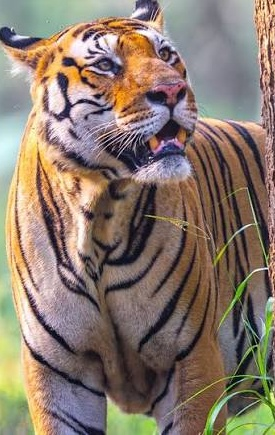
#> input picture Netravan_AI/data/reference_catalogue/Chhota_Matka_T3/Swastik_001_flank_crop.jpg, 275 x 435 px
$ python -i flank_extractor.py   (imports and definitions only)
#> lines starting #> are read from the running program, lines starting #| are printed output that depends on the picture
import os
import cv2
import numpy as np
from PIL import Image
from typing import Optional, Tuple, List, Union


def resolve_and_validate_bbox(
    bbox_xyxy: Optional[Union[List, Tuple]],
    img_width: int,
    img_height: int,
    min_dimension: int = 40,
) -> Optional[Tuple[int, int, int, int]]:
    """
    Validates and resolves bounding box coordinates into absolute pixel coordinates (x1, y1, x2, y2).

    Distinguishes:
    1. Genuinely absent boxes (None, empty container, or all-empty fields): returns None (full-image fallback).
    2. Normalized coordinates (all values in [0.0, 1.0]): scales x by img_width and y by img_height.
    3. Pixel coordinates (any value > 1.0): validates bounds and clips to image boundaries.

    Rejects (raises ValueError):
    - Malformed coordinate counts (not 4 elements).
    - Non-numeric or non-finite values (NaN, Inf).
    - Negative coordinates (< 0).
    - Reversed or zero-area boxes (x2 <= x1 or y2 <= y1).
    - Out-of-bounds origins (x1 >= img_width or y1 >= img_height).
    - Degenerate crops yielding dimensions below min_dimension (40x40 pixels).
    """
    # 1. Genuinely absent bounding box (e.g., pre-cropped ATRW images)
    if bbox_xyxy is None:
        return None
    if isinstance(bbox_xyxy, (list, tuple, str)) and len(bbox_xyxy) == 0:
        return None
    if isinstance(bbox_xyxy, (list, tuple)) and all(v is None or v == "" for v in bbox_xyxy):
        return None

    # 2. Length check
    if not isinstance(bbox_xyxy, (list, tuple)) or len(bbox_xyxy) != 4:
        raise ValueError(f"Bounding box must contain exactly 4 coordinates, got: {bbox_xyxy}")

    # 3. Numeric and finiteness check
    try:
        coords = [float(v) for v in bbox_xyxy]
    except (TypeError, ValueError) as e:
        raise ValueError(f"Bounding box coordinates must be numeric, got: {bbox_xyxy}") from e

    for idx, v in enumerate(coords):
        if np.isnan(v) or np.isinf(v):
            raise ValueError(f"Bounding box coordinate at index {idx} is non-finite ({v}): {bbox_xyxy}")

    x1_raw, y1_raw, x2_raw, y2_raw = coords

    # 4. Non-negativity check
    if any(v < 0 for v in coords):
        raise ValueError(f"Bounding box coordinates must be non-negative, got: {bbox_xyxy}")

    # 5. Ordering and non-zero area check
    if x2_raw <= x1_raw:
        raise ValueError(f"Invalid horizontal ordering (x2 <= x1): x1={x1_raw}, x2={x2_raw}")
    if y2_raw <= y1_raw:
        raise ValueError(f"Invalid vertical ordering (y2 <= y1): y1={y1_raw}, y2={y2_raw}")

    # 6. Coordinate space determination
    max_val = max(coords)
    if max_val <= 1.0:
        # Normalized coordinates [0.0, 1.0]
        x1 = int(round(x1_raw * img_width))
        y1 = int(round(y1_raw * img_height))
        x2 = int(round(x2_raw * img_width))
        y2 = int(round(y2_raw * img_height))
    else:
        # Absolute pixel coordinates
        if x1_raw >= img_width or y1_raw >= img_height:
            raise ValueError(
                f"Bounding box origin ({x1_raw}, {y1_raw}) is outside image dimensions ({img_width}x{img_height})"
            )
        x1 = int(round(x1_raw))
        y1 = int(round(y1_raw))
        x2 = int(round(x2_raw))
        y2 = int(round(y2_raw))

    # 7. Boundary clipping
    x1 = max(0, min(img_width, x1))
    y1 = max(0, min(img_height, y1))
    x2 = max(0, min(img_width, x2))
    y2 = max(0, min(img_height, y2))

    # 8. Minimum dimension check
    box_w = x2 - x1
    box_h = y2 - y1
    if box_w < min_dimension or box_h < min_dimension:
        raise ValueError(
            f"Resolved crop dimensions ({box_w}x{box_h}) are below minimum viable dimension ({min_dimension}x{min_dimension})"
        )

    return x1, y1, x2, y2


class FlankExtractor:
    def __init__(self, target_size=(384, 384)):
        self.target_size = target_size
        self.clahe = cv2.createCLAHE(clipLimit=3.0, tileGridSize=(8, 8))

    def extract_flank_crop(self, image_path, bbox_xyxy=None, output_dir=None, save_enhanced=True):
        """
        Extracts the animal body/flank crop, applies CLAHE contrast enhancement for stripe visibility,
        and saves the normalized crop.
        """
#> called with save_enhanced = True
        img = cv2.imread(image_path)
#> img is the input picture: shape (435, 275, 3); mean B, G, R 109.3, 121.8, 137.6
        if img is None:
            raise ValueError(f"Could not load image: {image_path}")

        h, w = img.shape[:2]
#> h = 435; w = 275

        resolved_box = resolve_and_validate_bbox(bbox_xyxy, img_width=w, img_height=h)
        if resolved_box is not None:
            x1, y1, x2, y2 = resolved_box
            crop = img[y1:y2, x1:x2]
        else:
            crop = img

        # Enhance stripe contrast using CLAHE on Luminance channel
        if save_enhanced:
            lab = cv2.cvtColor(crop, cv2.COLOR_BGR2LAB)
#> lab: shape (435, 275, 3); mean of channels 0, 1, 2 131.6, 133, 136.9
            l, a, b = cv2.split(lab)
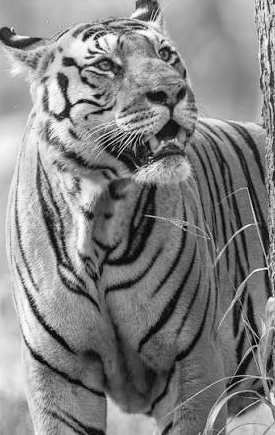
#> l: shape (435, 275); min 1, max 255, mean 131.6
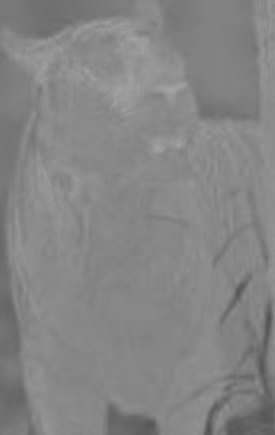
#> a: shape (435, 275); min 82, max 165, mean 133
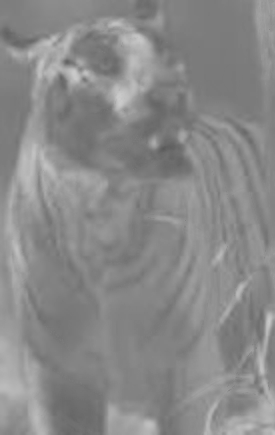
#> b: shape (435, 275); min 90, max 203, mean 136.9
            l_enhanced = self.clahe.apply(l)
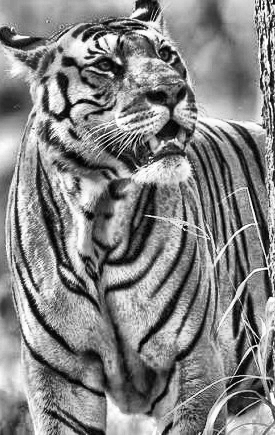
#> l_enhanced: shape (435, 275); min 0, max 255, mean 132.5
            lab_enhanced = cv2.merge((l_enhanced, a, b))
#> lab_enhanced: shape (435, 275, 3); mean of channels 0, 1, 2 132.5, 133, 136.9
            enhanced_crop = cv2.cvtColor(lab_enhanced, cv2.COLOR_LAB2BGR)
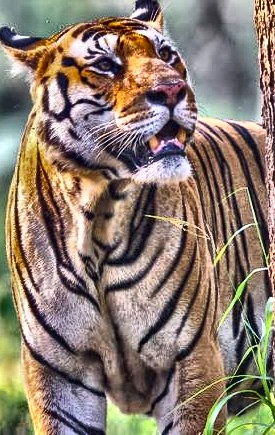
#> enhanced_crop: shape (435, 275, 3); mean B, G, R 111, 123.4, 138.8
        else:
            enhanced_crop = crop

        # Resize for consistent feature matching
        resized_crop = cv2.resize(enhanced_crop, self.target_size, interpolation=cv2.INTER_AREA)
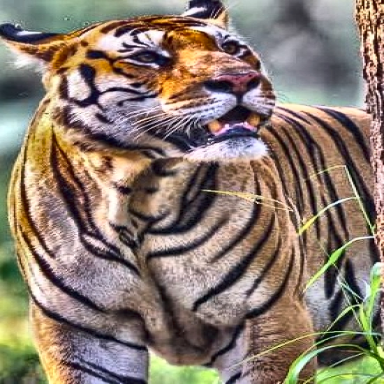
#> resized_crop: shape (384, 384, 3); mean B, G, R 110.9, 123.3, 138.6

        crop_path = None
        if output_dir:
            os.makedirs(output_dir, exist_ok=True)
            fname = os.path.splitext(os.path.basename(image_path))[0]
            crop_path = os.path.join(output_dir, f"{fname}_flank.jpg")
            cv2.imwrite(crop_path, resized_crop)

        return resized_crop, crop_path

>>> result = FlankExtractor().extract_flank_crop('../../data/reference_catalogue/Chhota_Matka_T3/Swastik_001_flank_crop.jpg')

$ run again, on Netravan_AI/data/reference_catalogue/Chhota_Matka_T3/Swastik_004_flank_crop.jpg
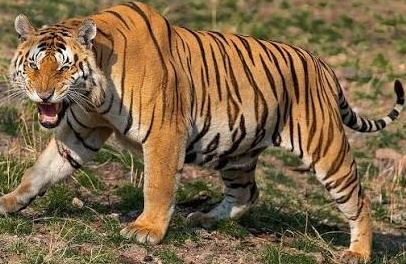
#> input picture Netravan_AI/data/reference_catalogue/Chhota_Matka_T3/Swastik_004_flank_crop.jpg, 406 x 264 px
#> in extract_flank_crop, img is the input picture: shape (264, 406, 3); mean B, G, R 71.6, 103.4, 126.5
#> lab: shape (264, 406, 3); mean of channels 0, 1, 2 114, 132.7, 149.2
#> lab_enhanced: shape (264, 406, 3); mean of channels 0, 1, 2 130.3, 132.7, 149.2
#> in extract_flank_crop, `enhanced_crop = cv2.cvtColor(lab_enhanced, cv2.COLOR_LAB2BGR)`:
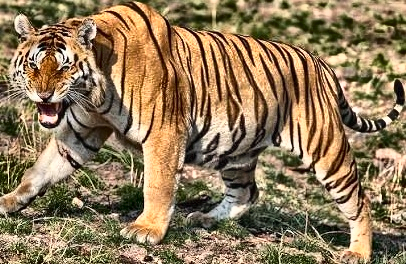
#> enhanced_crop: shape (264, 406, 3); mean B, G, R 89.1, 121, 143.2
#> in extract_flank_crop, `resized_crop = cv2.resize(enhanced_crop, self.target_size, interpolati..`:
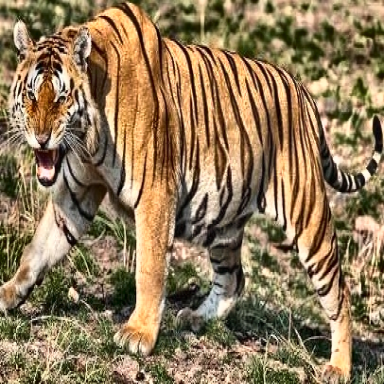
#> resized_crop: shape (384, 384, 3); mean B, G, R 89, 121, 143.2

$ run again, on Netravan_AI/data/reference_catalogue/Chhota_Matka_T3/Swastik_007_flank_crop.jpg
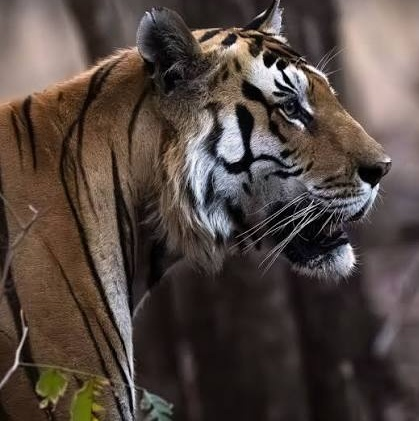
#> input picture Netravan_AI/data/reference_catalogue/Chhota_Matka_T3/Swastik_007_flank_crop.jpg, 419 x 421 px
#> in extract_flank_crop, img is the input picture: shape (421, 419, 3); mean B, G, R 64.7, 70.7, 83.4
#> lab: shape (421, 419, 3); mean of channels 0, 1, 2 76.9, 132.5, 133.6
#> in extract_flank_crop, `l, a, b = cv2.split(lab)`:
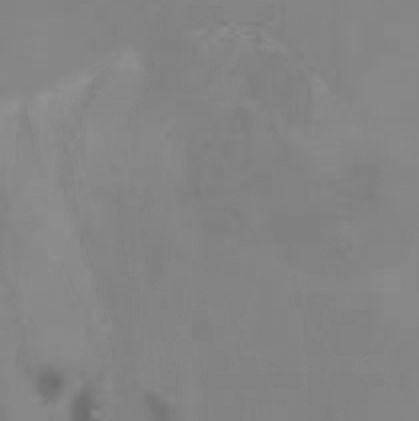
#> a: shape (421, 419); min 110, max 147, mean 132.5
#> lab_enhanced: shape (421, 419, 3); mean of channels 0, 1, 2 109.8, 132.5, 133.6
#> in extract_flank_crop, `resized_crop = cv2.resize(enhanced_crop, self.target_size, interpolati..`:
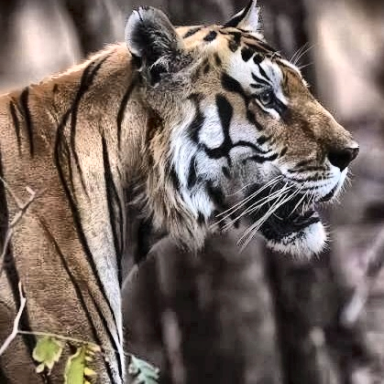
#> resized_crop: shape (384, 384, 3); mean B, G, R 95.8, 102.3, 115.8
